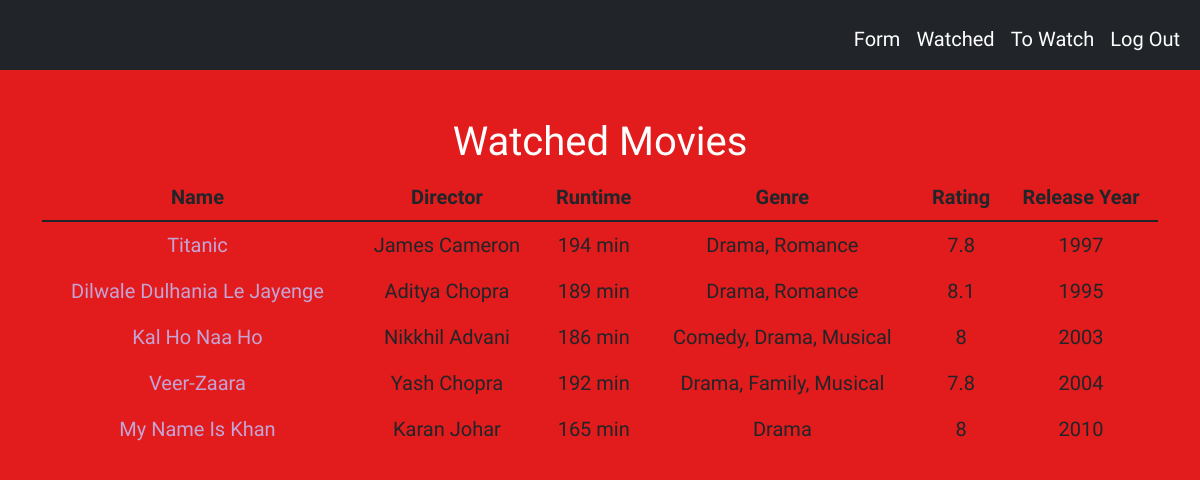
Page /watched (signed in) on the committed database.
### tables this page shows
CREATE TABLE watched(id INTEGER PRIMARY KEY, movie_name TEXT NOT NULL, runtime TEXT NOT NULL, genre TEXT NOT NULL, rating NUMERIC NOT NULL, released_year INTEGER NOT NULL, user_id INTEGER NOT NULL, director TEXT NOT NULL);

### app.py (the view)
@app.route("/watched")
@login_required
def watched():
    watched = db.execute("SELECT * FROM watched WHERE user_id = ?", session["user_id"])
    return render_template("watched.html", watched=watched)

### app.py (called while the page is built)
@app.after_request
def after_request(response):
    response.headers["Cache-Control"] = "no-cache, no-store, must-revalidate"
    response.headers["Expires"] = 0
    response.headers["Pragma"] = "no-cache"
    return response

### helpers.py (called while the page is built)
def login_required(f):
    @wraps(f)
    def decorated_function(*args, **kwargs):
        if session.get("user_id") is None:
            return redirect("/login")
        return f(*args, **kwargs)
    return decorated_function

### templates/watched.html (shortened to what this page needs)
{% extends "layout.html" %}
{% block main %}
<h1> Watched Movies </h1>
<form method="post" action="/about">
<table class="table">
    <thead>
        <tr>
            <th class="text-center">Name</th>
            <th class="text-center">Director</th>
            <th class="text-center">Runtime</th>
            <th class="text-center">Genre</th>
            <th class="text-center">Rating</th>
            <th class="text-center">Release Year</th>
        </tr>
    </thead>
    <tbody>
        {% for watch in watched %}
            <tr>
                {% set movie_name = watch.movie_name %}
                <td><a href="/about?movie={{ watch.movie_name }}" name="{{ movie_name }}">{{ watch.movie_name }}</a></td>
                <td>{{ watch.director }}</td>
                <td>{{ watch.runtime }}</td>
                <td>{{ watch.genre }}</td>
                <td>{{ watch.rating }}</td>
                <td>{{ watch.released_year }}</td>
            </tr>
        {% endfor %}
    </tbody>
</table>
</form>
{% endblock %}

### static/styles.css (style rules this page uses)
h1 { font-family: 'Bungee Inline', cursive; }
body { background-color: rgb(226, 28, 28); color: white; font-family: 'Patrick Hand', cursive; font-size: 20px; }
a:link { color: rgb(196, 163, 213); background-color: transparent; text-decoration: none; }
table, th, td { border: black; }

### rows in the picture
watched: movie_name "Titanic", director "James Cameron", runtime "194 min", genre "Drama, Romance", rating "7.8", released_year "1997"
watched: movie_name "Dilwale Dulhania Le Jayenge", director "Aditya Chopra", runtime "189 min", genre "Drama, Romance", rating "8.1", released_year "1995"
watched: movie_name "Kal Ho Naa Ho", director "Nikkhil Advani", runtime "186 min", genre "Comedy, Drama, Musical", rating "8", released_year "2003"
watched: movie_name "Veer-Zaara", director "Yash Chopra", runtime "192 min", genre "Drama, Family, Musical", rating "7.8", released_year "2004"
watched: movie_name "My Name Is Khan", director "Karan Johar", runtime "165 min", genre "Drama", rating "8", released_year "2010"
